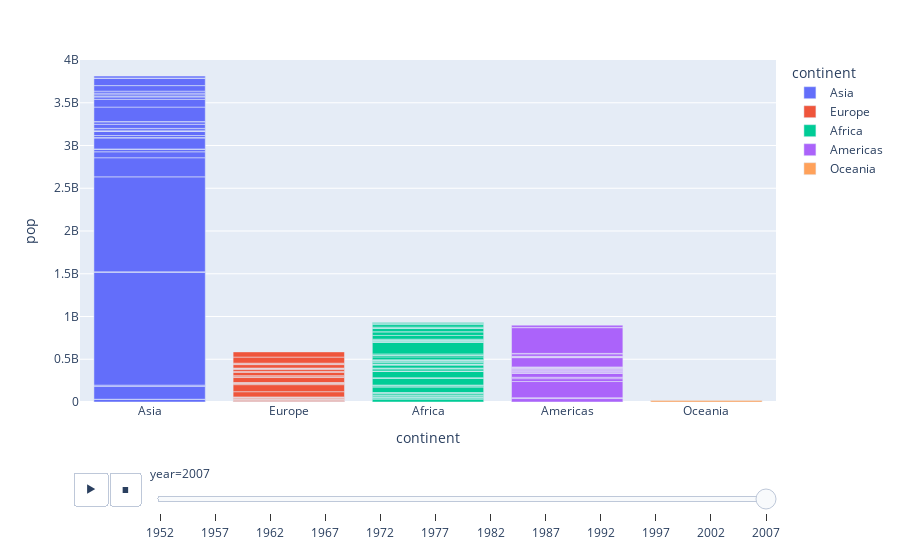

Write notebook code for a chart like this one.
### Code cell
df = px.data.gapminder()

fig = px.bar(df, x="continent", y="pop", color="continent",
  animation_frame="year", animation_group="country", range_y=[0,4000000000])
fig.show()

### Figure 1 — Plotly figure (JSON) as saved in the notebook; plotly's stock layout.template omitted (floating-point values rounded to 4 significant figures)
{"data": [{"alignmentgroup": "True", "hovertemplate": "continent=%{x}<br>year=2007<br>pop=%{y}<extra></extra>", "ids": ["Afghanistan", "Bahrain", "Bangladesh", "Cambodia", "China", "Hong Kong, China", "India", "Indonesia", "Iran", "Iraq", "Israel", "Japan", "Jordan", "Korea, Dem. Rep.", "Korea, Rep.", "Kuwait", "Lebanon", "Malaysia", "Mongolia", "Myanmar", "Nepal", "Oman", "Pakistan", "Philippines", "Saudi Arabia", "Singapore", "Sri Lanka", "Syria", "Taiwan", "Thailand", "Vietnam", "West Bank and Gaza", "Yemen, Rep."], "legendgroup": "Asia", "marker": {"color": "#636efa"}, "name": "Asia", "offsetgroup": "Asia", "orientation": "v", "showlegend": true, "textposition": "auto", "type": "bar", "x": ["Asia", "Asia", "Asia", "Asia", "Asia", "Asia", "Asia", "Asia", "Asia", "Asia", "Asia", "Asia", "Asia", "Asia", "Asia", "Asia", "Asia", "Asia", "Asia", "Asia", "Asia", "Asia", "Asia", "Asia", "Asia", "Asia", "Asia", "Asia", "Asia", "Asia", "Asia", "Asia", "Asia"], "xaxis": "x", "y": [31889923, 708573, 150448339, 14131858, 1318683096, 6980412, 1110396331, 223547000, 69453570, 27499638, 6426679, 127467972, 6053193, 23301725, 49044790, 2505559, 3921278, 24821286, 2874127, 47761980, 28901790, 3204897, 169270617, 91077287, 27601038, 4553009, 20378239, 19314747, 23174294, 65068149, 85262356, 4018332, 22211743], "yaxis": "y"}, {"alignmentgroup": "True", "hovertemplate": "continent=%{x}<br>year=2007<br>pop=%{y}<extra></extra>", "ids": ["Albania", "Austria", "Belgium", "Bosnia and Herzegovina", "Bulgaria", "Croatia", "Czech Republic", "Denmark", "Finland", "France", "Germany", "Greece", "Hungary", "Iceland", "Ireland", "Italy", "Montenegro", "Netherlands", "Norway", "Poland", "Portugal", "Romania", "Serbia", "Slovak Republic", "Slovenia", "Spain", "Sweden", "Switzerland", "Turkey", "United Kingdom"], "legendgroup": "Europe", "marker": {"color": "#EF553B"}, "name": "Europe", "offsetgroup": "Europe", "orientation": "v", "showlegend": true, "textposition": "auto", "type": "bar", "x": ["Europe", "Europe", "Europe", "Europe", "Europe", "Europe", "Europe", "Europe", "Europe", "Europe", "Europe", "Europe", "Europe", "Europe", "Europe", "Europe", "Europe", "Europe", "Europe", "Europe", "Europe", "Europe", "Europe", "Europe", "Europe", "Europe", "Europe", "Europe", "Europe", "Europe"], "xaxis": "x", "y": [3600523, 8199783, 10392226, 4552198, 7322858, 4493312, 10228744, 5468120, 5238460, 61083916, 82400996, 10706290, 9956108, 301931, 4109086, 58147733, 684736, 16570613, 4627926, 38518241, 10642836, 22276056, 10150265, 5447502, 2009245, 40448191, 9031088, 7554661, 71158647, 60776238], "yaxis": "y"}, {"alignmentgroup": "True", "hovertemplate": "continent=%{x}<br>year=2007<br>pop=%{y}<extra></extra>", "ids": ["Algeria", "Angola", "Benin", "Botswana", "Burkina Faso", "Burundi", "Cameroon", "Central African Republic", "Chad", "Comoros", "Congo, Dem. Rep.", "Congo, Rep.", "Cote d'Ivoire", "Djibouti", "Egypt", "Equatorial Guinea", "Eritrea", "Ethiopia", "Gabon", "Gambia", "Ghana", "Guinea", "Guinea-Bissau", "Kenya", "Lesotho", "Liberia", "Libya", "Madagascar", "Malawi", "Mali", "Mauritania", "Mauritius", "Morocco", "Mozambique", "Namibia", "Niger", "Nigeria", "Reunion", "Rwanda", "Sao Tome and Principe", "Senegal", "Sierra Leone", "Somalia", "South Africa", "Sudan", "Swaziland", "Tanzania", "Togo", "Tunisia", "Uganda", "Zambia", "Zimbabwe"], "legendgroup": "Africa", "marker": {"color": "#00cc96"}, "name": "Africa", "offsetgroup": "Africa", "orientation": "v", "showlegend": true, "textposition": "auto", "type": "bar", "x": ["Africa", "Africa", "Africa", "Africa", "Africa", "Africa", "Africa", "Africa", "Africa", "Africa", "Africa", "Africa", "Africa", "Africa", "Africa", "Africa", "Africa", "Africa", "Africa", "Africa", "Africa", "Africa", "Africa", "Africa", "Africa", "Africa", "Africa", "Africa", "Africa", "Africa", "Africa", "Africa", "Africa", "Africa", "Africa", "Africa", "Africa", "Africa", "Africa", "Africa", "Africa", "Africa", "Africa", "Africa", "Africa", "Africa", "Africa", "Africa", "Africa", "Africa", "Africa", "Africa"], "xaxis": "x", "y": [33333216, 12420476, 8078314, 1639131, 14326203, 8390505, 17696293, 4369038, 10238807, 710960, 64606759, 3800610, 18013409, 496374, 80264543, 551201, 4906585, 76511887, 1454867, 1688359, 22873338, 9947814, 1472041, 35610177, 2012649, 3193942, 6036914, 19167654, 13327079, 12031795, 3270065, 1250882, 33757175, 19951656, 2055080, 12894865, 135031164, 798094, 8860588, 199579, 12267493, 6144562, 9118773, 43997828, 42292929, 1133066, 38139640, 5701579, 10276158, 29170398, 11746035, 12311143], "yaxis": "y"}, {"alignmentgroup": "True", "hovertemplate": "continent=%{x}<br>year=2007<br>pop=%{y}<extra></extra>", "ids": ["Argentina", "Bolivia", "Brazil", "Canada", "Chile", "Colombia", "Costa Rica", "Cuba", "Dominican Republic", "Ecuador", "El Salvador", "Guatemala", "Haiti", "Honduras", "Jamaica", "Mexico", "Nicaragua", "Panama", "Paraguay", "Peru", "Puerto Rico", "Trinidad and Tobago", "United States", "Uruguay", "Venezuela"], "legendgroup": "Americas", "marker": {"color": "#ab63fa"}, "name": "Americas", "offsetgroup": "Americas", "orientation": "v", "showlegend": true, "textposition": "auto", "type": "bar", "x": ["Americas", "Americas", "Americas", "Americas", "Americas", "Americas", "Americas", "Americas", "Americas", "Americas", "Americas", "Americas", "Americas", "Americas", "Americas", "Americas", "Americas", "Americas", "Americas", "Americas", "Americas", "Americas", "Americas", "Americas", "Americas"], "xaxis": "x", "y": [40301927, 9119152, 190010647, 33390141, 16284741, 44227550, 4133884, 11416987, 9319622, 13755680, 6939688, 12572928, 8502814, 7483763, 2780132, 108700891, 5675356, 3242173, 6667147, 28674757, 3942491, 1056608, 301139947, 3447496, 26084662], "yaxis": "y"}, {"alignmentgroup": "True", "hovertemplate": "continent=%{x}<br>year=2007<br>pop=%{y}<extra></extra>", "ids": ["Australia", "New Zealand"], "legendgroup": "Oceania", "marker": {"color": "#FFA15A"}, "name": "Oceania", "offsetgroup": "Oceania", "orientation": "v", "showlegend": true, "textposition": "auto", "type": "bar", "x": ["Oceania", "Oceania"], "xaxis": "x", "y": [20434176, 4115771], "yaxis": "y"}], "layout": {"autosize": true, "barmode": "relative", "legend": {"title": {"text": "continent"}, "tracegroupgap": 0}, "margin": {"t": 60}, "sliders": [{"active": 11, "currentvalue": {"prefix": "year="}, "len": 0.9, "pad": {"b": 10, "t": 60}, "steps": [{"args": [["1952"], {"frame": {"duration": 0, "redraw": true}, "fromcurrent": true, "mode": "immediate", "transition": {"duration": 0, "easing": "linear"}}], "label": "1952", "method": "animate"}, {"args": [["1957"], {"frame": {"duration": 0, "redraw": true}, "fromcurrent": true, "mode": "immediate", "transition": {"duration": 0, "easing": "linear"}}], "label": "1957", "method": "animate"}, {"args": [["1962"], {"frame": {"duration": 0, "redraw": true}, "fromcurrent": true, "mode": "immediate", "transition": {"duration": 0, "easing": "linear"}}], "label": "1962", "method": "animate"}, {"args": [["1967"], {"frame": {"duration": 0, "redraw": true}, "fromcurrent": true, "mode": "immediate", "transition": {"duration": 0, "easing": "linear"}}], "label": "1967", "method": "animate"}, {"args": [["1972"], {"frame": {"duration": 0, "redraw": true}, "fromcurrent": true, "mode": "immediate", "transition": {"duration": 0, "easing": "linear"}}], "label": "1972", "method": "animate"}, {"args": [["1977"], {"frame": {"duration": 0, "redraw": true}, "fromcurrent": true, "mode": "immediate", "transition": {"duration": 0, "easing": "linear"}}], "label": "1977", "method": "animate"}, {"args": [["1982"], {"frame": {"duration": 0, "redraw": true}, "fromcurrent": true, "mode": "immediate", "transition": {"duration": 0, "easing": "linear"}}], "label": "1982", "method": "animate"}, {"args": [["1987"], {"frame": {"duration": 0, "redraw": true}, "fromcurrent": true, "mode": "immediate", "transition": {"duration": 0, "easing": "linear"}}], "label": "1987", "method": "animate"}, {"args": [["1992"], {"frame": {"duration": 0, "redraw": true}, "fromcurrent": true, "mode": "immediate", "transition": {"duration": 0, "easing": "linear"}}], "label": "1992", "method": "animate"}, {"args": [["1997"], {"frame": {"duration": 0, "redraw": true}, "fromcurrent": true, "mode": "immediate", "transition": {"duration": 0, "easing": "linear"}}], "label": "1997", "method": "animate"}, {"args": [["2002"], {"frame": {"duration": 0, "redraw": true}, "fromcurrent": true, "mode": "immediate", "transition": {"duration": 0, "easing": "linear"}}], "label": "2002", "method": "animate"}, {"args": [["2007"], {"frame": {"duration": 0, "redraw": true}, "fromcurrent": true, "mode": "immediate", "transition": {"duration": 0, "easing": "linear"}}], "label": "2007", "method": "animate"}], "x": 0.1, "xanchor": "left", "y": 0, "yanchor": "top"}], "updatemenus": [{"active": 0, "buttons": [{"args": [null, {"frame": {"duration": 500, "redraw": true}, "fromcurrent": true, "mode": "immediate", "transition": {"duration": 500, "easing": "linear"}}], "label": "&#9654;", "method": "animate"}, {"args": [[null], {"frame": {"duration": 0, "redraw": true}, "fromcurrent": true, "mode": "immediate", "transition": {"duration": 0, "easing": "linear"}}], "label": "&#9724;", "method": "animate"}], "direction": "left", "pad": {"r": 10, "t": 70}, "showactive": false, "type": "buttons", "x": 0.1, "xanchor": "right", "y": 0, "yanchor": "top"}], "xaxis": {"anchor": "y", "autorange": true, "categoryarray": ["Asia", "Europe", "Africa", "Americas", "Oceania"], "categoryorder": "array", "domain": [0, 1], "range": [-0.5, 4.5], "title": {"text": "continent"}, "type": "category"}, "yaxis": {"anchor": "x", "domain": [0, 1], "range": [0, 4000000000], "title": {"text": "pop"}, "type": "linear"}}}
